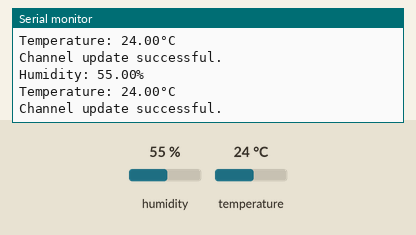
Simulated run of this sketch. Board: Arduino MKR. Parts: the last lines printed to the serial monitor. Inputs (shaded band) come from the test bench; at power-on: humidity 55 %, temperature 24 °C. WiFi joins after 1.5 s; servers stay silent unless stated; not simulated (calls return 0 or success): secrets.h.

Above: at 4.6 s.
4.7 s: humidity set to 22 %
At 6.38 s:
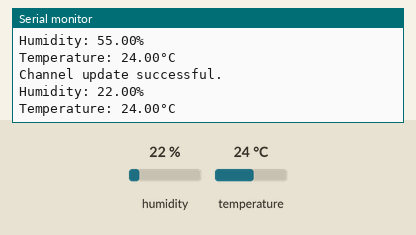
8.0 s: temperature set to 12 °C
At 9.1 s:
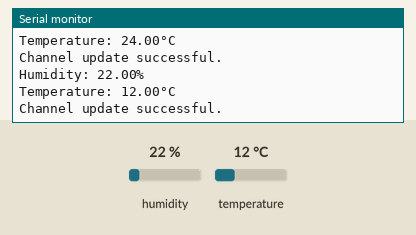
11.3 s: humidity set to 40 %
At 14.4 s:
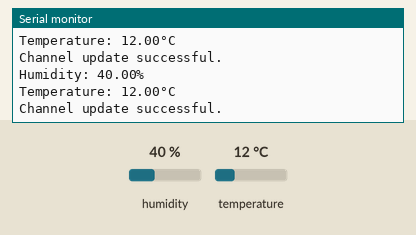
Timing chart, 0 to 15.9 s (numbered marks = the images above; inputs shaded):
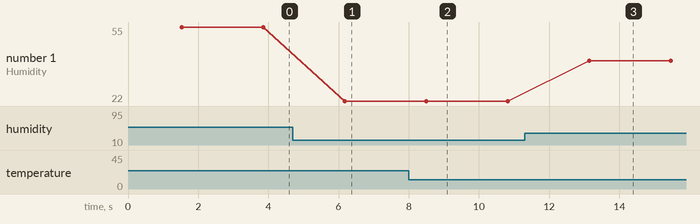

Measured:
- after the input at 4.7 s, the serial monitor: prints a new line after 1.5 s (image 1)
- after the input at 8.0 s, the serial monitor: prints a new line after 0.50 s (image 2)
- after the input at 11.3 s, the serial monitor: prints a new line after 1.8 s (image 3)
- plotted number 1: 55 → 22 after the input at 4.7 s, 22 → 40 after the input at 11.3 s

The sketch:

DHTtester.ino
```cpp
// Example testing sketch for various DHT humidity/temperature sensors
// Written by ladyada, public domain

// REQUIRES the following Arduino libraries:
// - DHT Sensor Library: https://github.com/adafruit/DHT-sensor-library
// - Adafruit Unified Sensor Lib: https://github.com/adafruit/Adafruit_Sensor

#include "DHT.h"
#include <WiFi101.h>
#include "secrets.h"
#include "ThingSpeak.h"

WiFiClient client;

unsigned long myChannelNumber = SECRET_CH_ID;
const char* myWriteAPIKey = SECRET_WRITE_APIKEY;

#define DHTPIN 2     // Digital pin connected to the DHT sensor
// Feather HUZZAH ESP8266 note: use pins 3, 4, 5, 12, 13 or 14 --
// Pin 15 can work but DHT must be disconnected during program upload.

// Uncomment whatever type you're using!
#define DHTTYPE DHT11   // DHT 11
//#define DHTTYPE DHT22   // DHT 22  (AM2302), AM2321
//#define DHTTYPE DHT21   // DHT 21 (AM2301)

// Connect pin 1 (on the left) of the sensor to +5V
// NOTE: If using a board with 3.3V logic like an Arduino Due connect pin 1
// to 3.3V instead of 5V!
// Connect pin 2 of the sensor to whatever your DHTPIN is
// Connect pin 3 (on the right) of the sensor to GROUND (if your sensor has 3 pins)
// Connect pin 4 (on the right) of the sensor to GROUND and leave the pin 3 EMPTY (if your sensor has 4 pins)
// Connect a 10K resistor from pin 2 (data) to pin 1 (power) of the sensor

char ssid[] = SECRET_SSID;
char pass[] = SECRET_PASS;


// Initialize DHT sensor.
// Note that older versions of this library took an optional third parameter to
// tweak the timings for faster processors.  This parameter is no longer needed
// as the current DHT reading algorithm adjusts itself to work on faster procs.
DHT dht(DHTPIN, DHTTYPE);

void setup() {
  Serial.begin(9600);
  //analogReadResolution(10);
  Serial.println(F("DHTxx test!"));

  dht.begin();

  //Connect to ThingSpeak
  ThingSpeak.begin(client);


}

void loop() {

  // connect to WiFi
   if(WiFi.status() != WL_CONNECTED){
    Serial.print("Attempting to connect to SSID: ");
    Serial.println(SECRET_SSID);
    while(WiFi.status() != WL_CONNECTED){
      WiFi.begin(ssid, pass);  // Connect to WPA/WPA2 network. Change this line if using open or WEP network
      Serial.print(".");
    }
    Serial.println("\nConnected.");
   }


  // Reading temperature or humidity takes about 250 milliseconds!
  // Sensor readings may also be up to 2 seconds 'old' (its a very slow sensor)
  float h = dht.readHumidity();
  // Read temperature as Celsius (the default)
  float t = dht.readTemperature();
  // Read temperature as Fahrenheit (isFahrenheit = true)
  //float f = dht.readTemperature(true);

  // Check if any reads failed and exit early (to try again).
  if (isnan(h) || isnan(t) /*|| isnan(f)*/) {
    Serial.println(F("Failed to read from DHT sensor!"));
    return;
  }

  // Compute heat index in Fahrenheit (the default)
  //float hif = dht.computeHeatIndex(f, h);
  // Compute heat index in Celsius (isFahreheit = false)
  //float hic = dht.computeHeatIndex(t, h, false);

  Serial.print(F("Humidity: "));
  Serial.print(h);
  Serial.println("%");
  Serial.print(F("Temperature: "));
  Serial.print(t);
  Serial.println(F("°C "));
  //Serial.print(f);
  //Serial.print(F("°F  Heat index: "));
  //Serial.print(hic);
  //Serial.print(F("°C "));
  //Serial.print(hif);
  //Serial.println(F("°F"));


  // Write to ThingSpeak

  ThingSpeak.setField(1, t);
  ThingSpeak.setField(2, h);

  //int x = ThingSpeak.writeField(myChannelNumber, 1, t, myWriteAPIKey);
  int x = ThingSpeak.writeFields(myChannelNumber, myWriteAPIKey);
  if (x = 200) {
    Serial.println("Channel update successful.");
  } else {
    Serial.println("Problem updating channel. HTTP error code " + String(x));
  }

  // Wait a few seconds between measurements.
  delay(2000);


}
```
